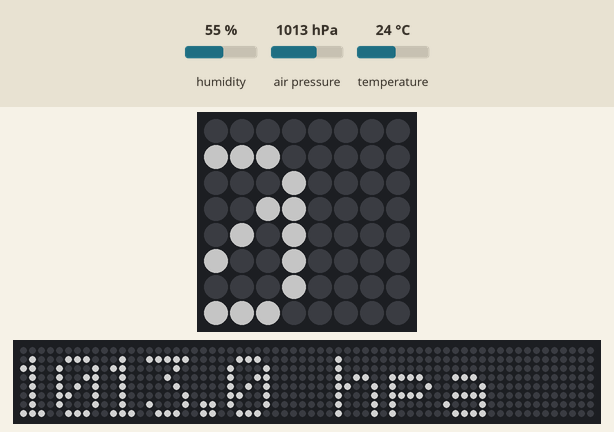
The program below on a simulated Raspberry Pi (BCM pin numbers) with a Sense HAT. Parts: the Sense HAT's 8×8 RGB LED matrix, a strip that is not on the board, showing the scrolling text unrolled. The test bench sets the inputs (shaded band); at power-on: humidity 55 %, temperature 24 °C, air pressure 1013 hPa. Dim RGB values are drawn brighter than linear; the 64×8 strip is a reading aid, not a part: it shows the text the matrix is scrolling, unrolled, one strip-width of it at a time.

Above: at 17.3 s.
17.4 s: humidity set to 22 %
At 21.5 s:
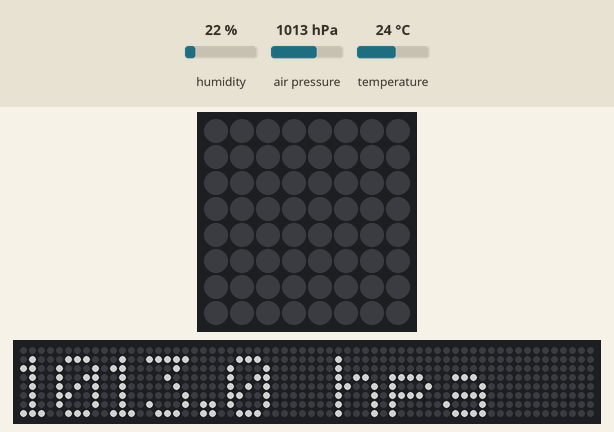
At 28.73 s:
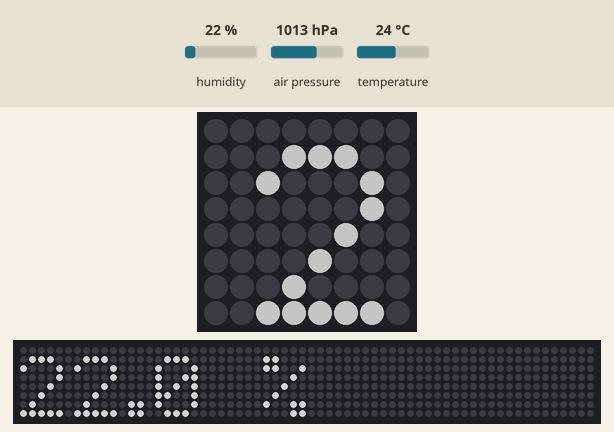
33.5 s: temperature set to 12 °C
At 43.96 s:
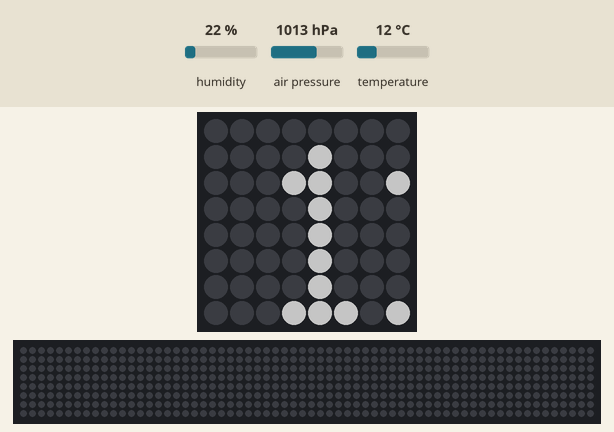

The program:

environment.py
```python
from sense_hat import SenseHat
sense = SenseHat()
sense.low_light = True
sense.rotate = 180

def show_slow_text(text):
    sense.show_message(text, scroll_speed=0.15, text_colour=[120, 120, 120])

while True:
    temperature = sense.get_temperature()
    pressure    = sense.get_pressure()
    humidity    = sense.get_humidity()

    temperature = round(temperature, 1)
    pressure    = round(pressure, 1)
    humidity    = round(humidity, 1)

    temperature_text = "%s C" % (temperature)
    humidity_text = "%s %%" % (humidity)
    pressure_text = "%s hpa" % (pressure)

    show_slow_text(temperature_text)

    show_slow_text(humidity_text)

    show_slow_text(pressure_text)
```
